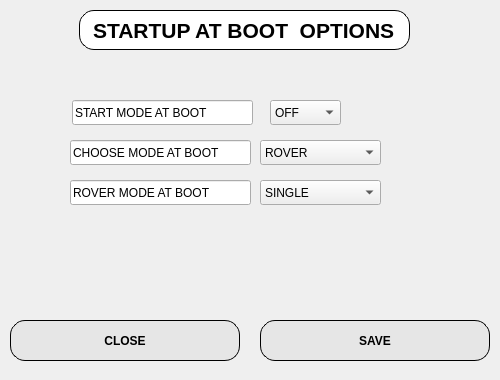
<?xml version="1.0" encoding="UTF-8"?>
<ui version="4.0">
 <class>optionsstartatboot</class>
 <widget class="QDialog" name="optionsstartatboot">
  <property name="geometry">
   <rect>
    <x>0</x>
    <y>0</y>
    <width>500</width>
    <height>380</height>
   </rect>
  </property>
  <property name="windowTitle">
   <string>Dialog</string>
  </property>
  <widget class="QLineEdit" name="lineEdit">
   <property name="geometry">
    <rect>
     <x>79</x>
     <y>10</y>
     <width>331</width>
     <height>40</height>
    </rect>
   </property>
   <property name="font">
    <font>
     <pointsize>16</pointsize>
     <weight>75</weight>
     <bold>true</bold>
    </font>
   </property>
   <property name="styleSheet">
    <string notr="true">border-radius: 15px;
border: 1px solid black;
</string>
   </property>
   <property name="text">
    <string>STARTUP AT BOOT  OPTIONS</string>
   </property>
   <property name="alignment">
    <set>Qt::AlignCenter</set>
   </property>
   <property name="readOnly">
    <bool>true</bool>
   </property>
  </widget>
  <widget class="QPushButton" name="CancelButton">
   <property name="geometry">
    <rect>
     <x>10</x>
     <y>320</y>
     <width>230</width>
     <height>41</height>
    </rect>
   </property>
   <property name="font">
    <font>
     <weight>75</weight>
     <bold>true</bold>
    </font>
   </property>
   <property name="styleSheet">
    <string notr="true">border-radius: 15px;
border: 1px solid black;
background-color: rgb(230, 230, 230);</string>
   </property>
   <property name="text">
    <string>CLOSE</string>
   </property>
  </widget>
  <widget class="QPushButton" name="SaveButton">
   <property name="geometry">
    <rect>
     <x>260</x>
     <y>320</y>
     <width>230</width>
     <height>41</height>
    </rect>
   </property>
   <property name="font">
    <font>
     <weight>75</weight>
     <bold>true</bold>
    </font>
   </property>
   <property name="styleSheet">
    <string notr="true">border-radius: 15px;
border: 1px solid black;
background-color: rgb(230, 230, 230);</string>
   </property>
   <property name="text">
    <string>SAVE</string>
   </property>
  </widget>
  <widget class="QComboBox" name="Startatboot_comboBox">
   <property name="geometry">
    <rect>
     <x>270</x>
     <y>100</y>
     <width>71</width>
     <height>25</height>
    </rect>
   </property>
   <item>
    <property name="text">
     <string>OFF</string>
    </property>
   </item>
   <item>
    <property name="text">
     <string>ON</string>
    </property>
   </item>
  </widget>
  <widget class="QLineEdit" name="lineEdit_2">
   <property name="geometry">
    <rect>
     <x>72</x>
     <y>100</y>
     <width>181</width>
     <height>25</height>
    </rect>
   </property>
   <property name="text">
    <string>START MODE AT BOOT</string>
   </property>
  </widget>
  <widget class="QLineEdit" name="lineEdit_3">
   <property name="geometry">
    <rect>
     <x>70</x>
     <y>180</y>
     <width>181</width>
     <height>25</height>
    </rect>
   </property>
   <property name="text">
    <string>ROVER MODE AT BOOT</string>
   </property>
  </widget>
  <widget class="QComboBox" name="RoverMode_comboBox">
   <property name="geometry">
    <rect>
     <x>260</x>
     <y>180</y>
     <width>121</width>
     <height>25</height>
    </rect>
   </property>
   <item>
    <property name="text">
     <string>SINGLE</string>
    </property>
   </item>
   <item>
    <property name="text">
     <string>SBAS</string>
    </property>
   </item>
   <item>
    <property name="text">
     <string>DGPS</string>
    </property>
   </item>
   <item>
    <property name="text">
     <string>PPP STATIC</string>
    </property>
   </item>
   <item>
    <property name="text">
     <string>RTK STATIC</string>
    </property>
   </item>
   <item>
    <property name="text">
     <string>RTK KINE</string>
    </property>
   </item>
   <item>
    <property name="text">
     <string>CUSTOM 1</string>
    </property>
   </item>
  </widget>
  <widget class="QLineEdit" name="lineEdit_4">
   <property name="geometry">
    <rect>
     <x>70</x>
     <y>140</y>
     <width>181</width>
     <height>25</height>
    </rect>
   </property>
   <property name="text">
    <string>CHOOSE MODE AT BOOT</string>
   </property>
  </widget>
  <widget class="QComboBox" name="ChooseMode_comboBox">
   <property name="geometry">
    <rect>
     <x>260</x>
     <y>140</y>
     <width>121</width>
     <height>25</height>
    </rect>
   </property>
   <item>
    <property name="text">
     <string>ROVER</string>
    </property>
   </item>
   <item>
    <property name="text">
     <string>BASE</string>
    </property>
   </item>
  </widget>
 </widget>
 <resources/>
 <connections/>
</ui>
